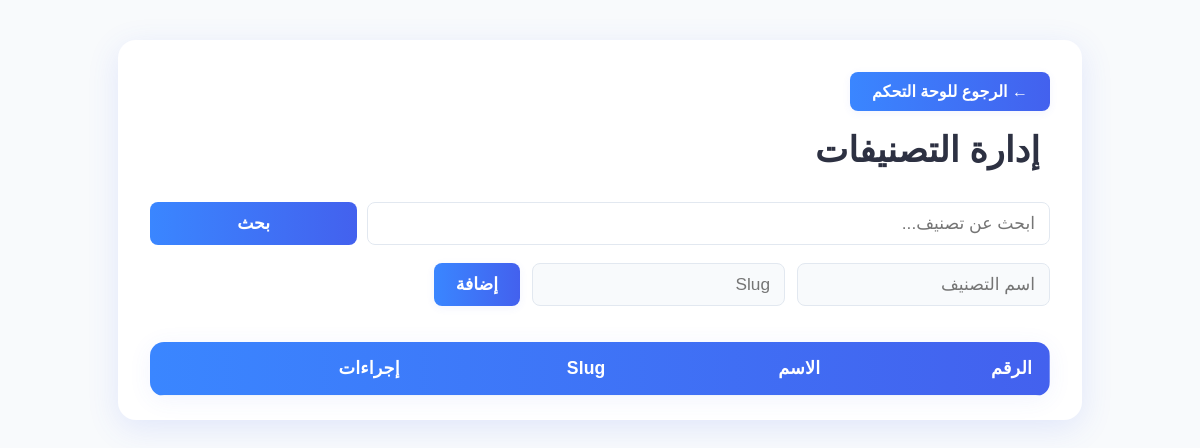
The page /admin/categories.php on the database as committed earlier.
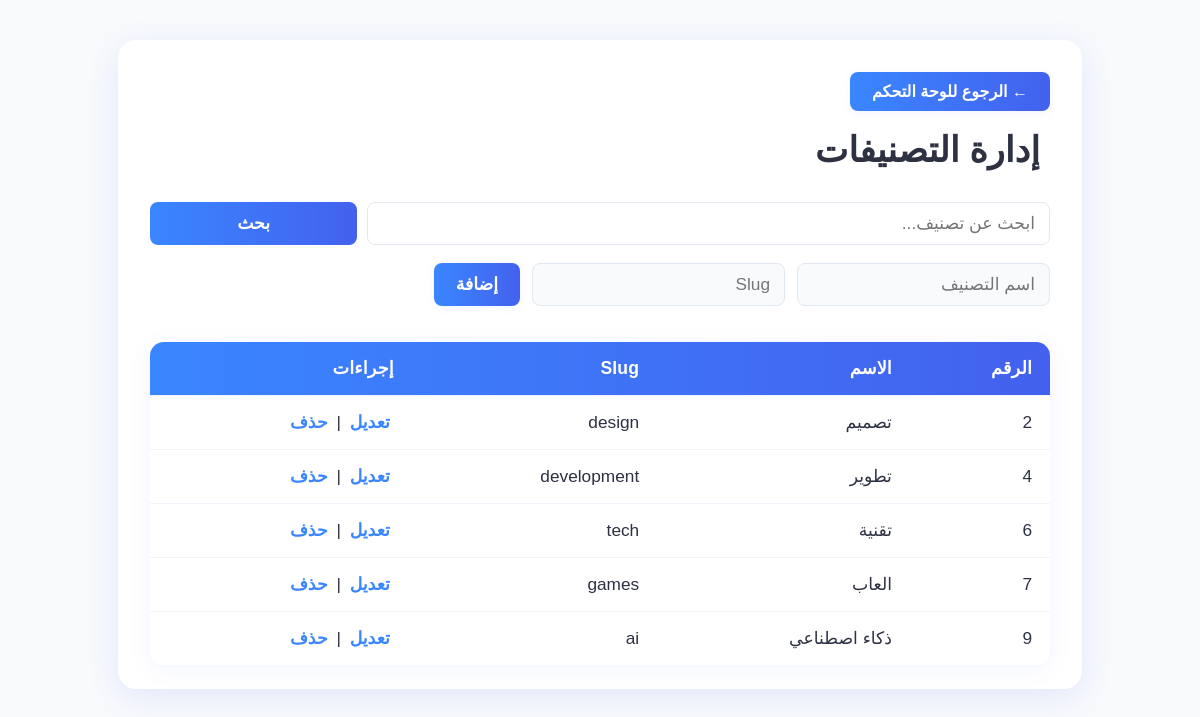
The same page on the database as committed later.
### tables this page shows
CREATE TABLE `categories` (
  `id` int NOT NULL,
  `name` varchar(100) NOT NULL,
  `slug` varchar(100) NOT NULL
);

### admin/categories.php (the view, shortened to what this page needs)
<?php
require_once '../db.php';
$search = isset($_GET['search']) ? trim($_GET['search']) : '';
if ($search !== '') {
    $stmt = $pdo->prepare('SELECT * FROM categories WHERE name LIKE ? OR slug LIKE ?');
    $stmt->execute(['%' . $search . '%', '%' . $search . '%']);
    $categories = $stmt->fetchAll(PDO::FETCH_ASSOC);
} else {
    $stmt = $pdo->query('SELECT * FROM categories');
    $categories = $stmt->fetchAll(PDO::FETCH_ASSOC);
}
$editCategory = null;
?>
<!DOCTYPE html>
<html lang="ar">
<head>
    <link rel="stylesheet" href="css/manage_articles.css">
    <button id="themeToggle" aria-label="تبديل الوضع" style="position:absolute;left:2rem;top:1.5rem;background:none;border:none;cursor:pointer;font-size:1.5rem;z-index:10;"><i class="fa fa-moon" style="color:#222;"></i></button>
</head>
<body>
    <div class="categories-container">
        <a href="dashboard.php" style="display:inline-block;margin-bottom:18px;background:linear-gradient(90deg,#3a86ff 0%,#4361ee 100%);color:#fff;padding:10px 22px;border-radius:8px;text-decoration:none;font-weight:bold;box-shadow:0 2px 8px rgba(67,97,238,0.07);transition:background 0.2s,box-shadow 0.2s;">&larr; الرجوع للوحة التحكم</a>
        <div class="categories-title"><i class="fa fa-tags"></i> إدارة التصنيفات</div>
        <form method="get" id="searchForm" style="margin-bottom:18px;display:flex;gap:10px;width:100%;margin-right:auto;margin-left:auto;">
            <input type="text" name="search" id="searchInput" value="<?= isset($_GET['search']) ? htmlspecialchars($_GET['search']) : '' ?>" placeholder="ابحث عن تصنيف..." style="flex:8 1 0%;padding:10px 14px;border-radius:8px;border:1px solid #e2e8f0;font-size:1.08rem;">
            <button type="submit" style="flex:2 1 0%;background:linear-gradient(90deg,#3a86ff 0%,#4361ee 100%);color:#fff;border:none;border-radius:8px;padding:10px 22px;font-size:1.08rem;font-weight:bold;cursor:pointer;">بحث</button>
        </form>
        <div style="display:flex;gap:18px;align-items:flex-start;flex-wrap:wrap;">
            <div style="flex:1;min-width:260px;">
                <form method="post" class="category-form">
                    <?php if ($editCategory): ?>
                        <input type="hidden" name="id" value="<?= $editCategory['id'] ?>">
                        <input type="text" name="name" value="<?= $editCategory['name'] ?>" required placeholder="اسم التصنيف">
                        <input type="text" name="slug" value="<?= $editCategory['slug'] ?>" required placeholder="Slug">
                        <div style="display:flex;justify-content:space-between;gap:10px;">
                            <button type="submit" name="edit" style="flex:1;margin-right:0;">تعديل</button>
                            <a href="categories.php" style="flex:1;text-align:center;">إلغاء</a>
                        </div>
                    <?php else: ?>
                        <input type="text" name="name" required placeholder="اسم التصنيف">
                        <input type="text" name="slug" required placeholder="Slug">
                        <div style="display:flex;justify-content:space-between;gap:10px;">
                            <button type="submit" name="add" style="flex:1;margin-right:0;">إضافة</button>
                        </div>
                    <?php endif; ?>
                </form>
            </div>
        </div>
        <table class="data-table">
            <thead>
                <tr>
                    <th>الرقم</th>
                    <th>الاسم</th>
                    <th>Slug</th>
                    <th>إجراءات</th>
                </tr>
            </thead>
            <tbody>
                <?php foreach ($categories as $cat): ?>
                    <tr>
                        <td><?= $cat['id'] ?></td>
                        <td><?= $cat['name'] ?></td>
                        <td><?= $cat['slug'] ?></td>
                        <td>
                            <a href="categories.php?edit=<?= $cat['id'] ?>">تعديل</a> |
                            <a href="categories.php?delete=<?= $cat['id'] ?>" onclick="return confirm('متأكد أنك عايز تحذف التصنيف؟');">حذف</a>
                        </td>
                    </tr>
                <?php endforeach; ?>
            </tbody>
        </table>
    </div>
</body>
</html>

Rows that differ between the two databases and show on the page:
added categories: id "2", name "تصميم", slug "design"
added categories: id "4", name "تطوير", slug "development"
added categories: id "6", name "تقنية", slug "tech"
added categories: id "7", name "العاب", slug "games"
added categories: id "9", name "ذكاء اصطناعي", slug "ai"
